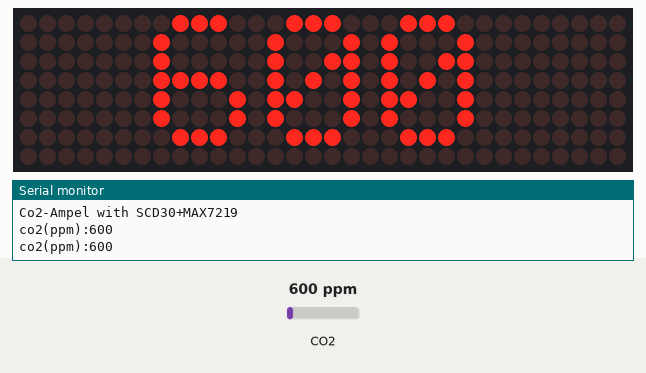
Simulated run of this sketch. Board: Arduino Uno, built with avr-gcc and run on an emulated ATmega328P. On the bench: 32×8 LED matrix, the last lines printed to the serial monitor. The test bench sets the inputs (shaded band); at power-on: CO2 600 ppm.

Above: at 10.8 s.
10.9 s: CO2 set to 452 ppm
At 21.1 s:
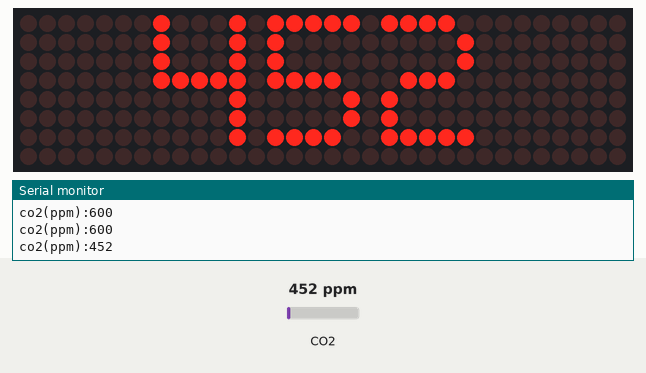
21.5 s: CO2 set to 1050 ppm
At 31.2 s:
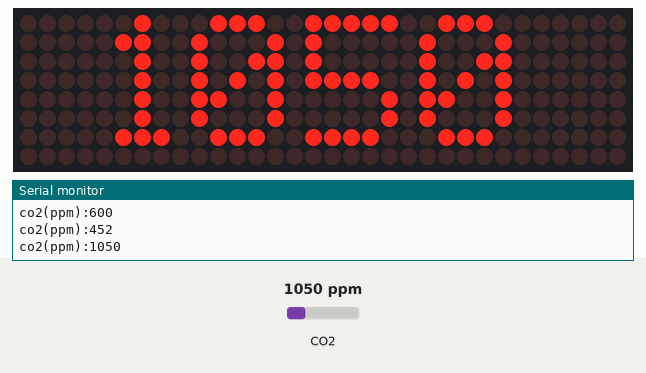
31.5 s: CO2 set to 1700 ppm
At 41.3 s:
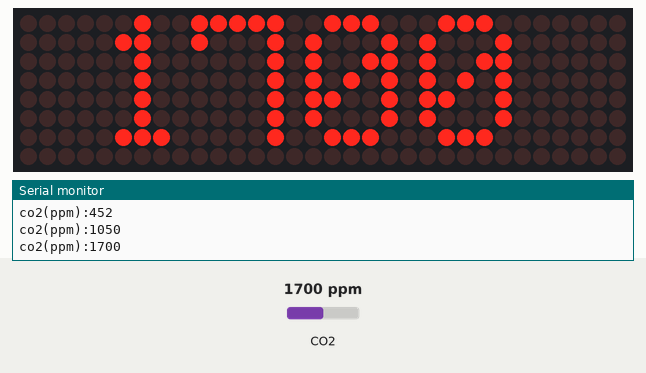
Timing chart, 0 to 42.8 s (numbered marks = the images above; inputs shaded):
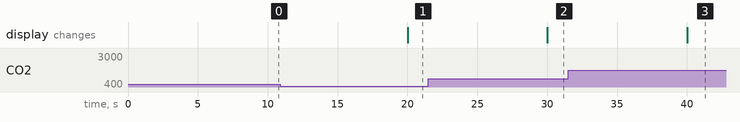

The sketch:

co2.ino
```cpp
/*
  Reading CO2 from the SCD30 and writing it to
  MAX7219 dot-matrix display.

*/

#include <Wire.h>
#include "SparkFun_SCD30_Arduino_Library.h" // http://librarymanager/All#SparkFun_SCD30
#include <MD_Parola.h>
#include <MD_MAX72xx.h>
#include <SPI.h>

#define HARDWARE_TYPE MD_MAX72XX::FC16_HW
#define MAX_DEVICES 4
#define CS_PIN 3

MD_Parola myDisplay = MD_Parola(HARDWARE_TYPE, CS_PIN, MAX_DEVICES);

SCD30 airSensor;

void loop()
{
  int v = 0;

  if (airSensor.dataAvailable())
  {
    v = airSensor.getCO2();

    // Write to serial console.
    Serial.print("co2(ppm):");
    Serial.print(v);
    Serial.println();

	// Write to dot-matrix display.
    myDisplay.print(v);

  }
  else
    Serial.println("no data");

  delay(10000);
}

void setup()
{
  Serial.begin(115200);
  Serial.println("Co2-Ampel with SCD30+MAX7219");
  Wire.begin();

  if (airSensor.begin() == false)
  {
    Serial.println("No Sensor detected. Freezing...");
    while (1)
      ;
  }

  myDisplay.begin();
  myDisplay.setIntensity(0);
  myDisplay.displayClear();
  myDisplay.setTextAlignment(PA_CENTER);
}
```

Measured:
- after the input at 10.9 s, the display: changes after 9.1 s (image 1)
- after the input at 21.5 s, the display: changes after 8.5 s (image 2)
- after the input at 31.5 s, the display: changes after 8.5 s (image 3)
